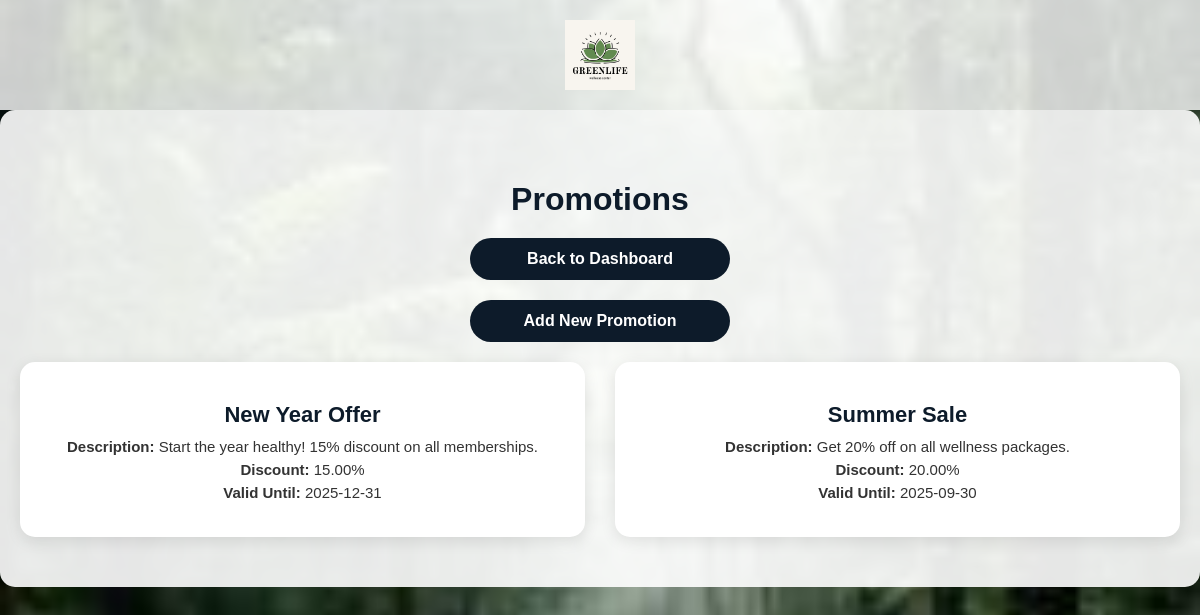
/Pages/promotions.php, run on the app's committed database.
### tables this page shows
CREATE TABLE IF NOT EXISTS `promotions` (
  `id` int NOT NULL AUTO_INCREMENT,
  `title` varchar(100) NOT NULL,
  `description` text NOT NULL,
  `discount` decimal(5,2) NOT NULL,
  `valid_until` date NOT NULL,
  `created_at` timestamp NULL DEFAULT CURRENT_TIMESTAMP,
  `status` varchar(20) NOT NULL DEFAULT 'Active',
  PRIMARY KEY (`id`)
);

### Pages/promotions.php (the view, shortened to what this page needs)
<?php
include 'DBconnect.php';
$result = mysqli_query($conn, "SELECT * FROM promotions ORDER BY id DESC");
?>
<!DOCTYPE html>
<html lang="en">
<head>
</head>
<body>
<header>
    <img src="../Images/Logo.png" alt="GreenLife Wellness Logo">
</header>
<div class="container">
    <h1>Promotions</h1>
    <a href= "admin_dashboard.php" class="back-btn">Back to Dashboard</a>
    <a href="promotion_add.php" class="add-btn">Add New Promotion</a>
    <div class="promotions-grid">
        <?php if(mysqli_num_rows($result) > 0): ?>
            <?php while ($promotion = mysqli_fetch_assoc($result)) { ?>
                <div class="promotion-card">
                    <h3><?php echo htmlspecialchars($promotion['title']); ?></h3>
                    <p><strong>Description:</strong> <?php echo htmlspecialchars($promotion['description']); ?></p>
                    <p><strong>Discount:</strong> <?php echo htmlspecialchars($promotion['discount']); ?>%</p>
                    <p><strong>Valid Until:</strong> <?php echo htmlspecialchars($promotion['valid_until']); ?></p>
                </div>
            <?php } ?>
        <?php else: ?>
            <p style="text-align:center;">No promotions available at the moment.</p>
        <?php endif; ?>
    </div>
</div>
</body>
</html>

### Pages/promotions.php (style rules this page uses)
body { font-family: Arial, sans-serif; background: url("../Images/Back Ground.jpg") no-repeat center center fixed; background-size: cover; margin:0; padding:0; }
header { display: flex; justify-content: center; align-items: center; padding: 20px 0; background: rgba(255, 255, 255, 0.8); }
header img { height: 70px; }
.container { padding: 50px 20px; max-width: 1200px; margin: auto; background: rgba(255,255,255,0.9); border-radius: 15px; }
h1 { text-align:center; color:#0D1B2A; margin-bottom: 20px; font-size: 32px; }
.add-btn, .back-btn { display: block; width: 220px; margin: 0 auto 20px auto; padding: 12px 20px; text-align: center; background:#0D1B2A; color:#fff; text-decoration:none; border-radius:25px; font-weight:bold; transition:0.3s; }
.promotions-grid { display:grid; grid-template-columns: repeat(auto-fit, minmax(300px, 1fr)); gap:30px; }
.promotion-card { background:#fff; border-radius:15px; box-shadow:0 4px 15px rgba(0,0,0,0.1); padding:30px 20px; text-align:center; transition:0.3s ease-in-out; }
.promotion-card h3 { margin:10px 0; color:#0D1B2A; font-size:22px; }
.promotion-card p { margin:6px 0; color:#333; font-size:15px; }

### data on the page
promotions: title "New Year Offer", description "Start the year healthy! 15% discount on all memberships.", discount "15.00", valid_until "2025-12-31"
promotions: title "Summer Sale", description "Get 20% off on all wellness packages.", discount "20.00", valid_until "2025-09-30"
